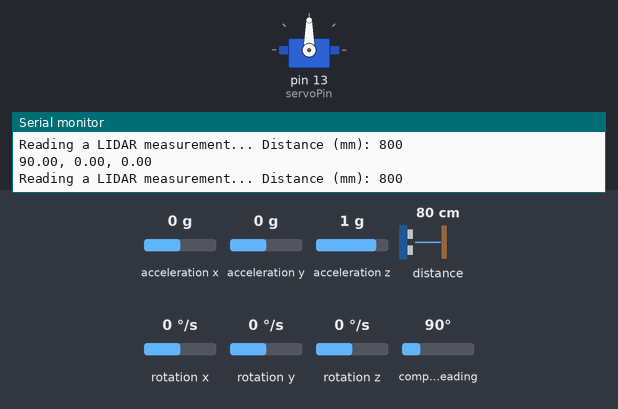
The sketch below on a simulated Arduino Uno, built with avr-gcc and run on an emulated ATmega328P. Parts: servo, the last lines printed to the serial monitor. The test bench sets the inputs (shaded band); at power-on: acceleration x 0 g, acceleration y 0 g, acceleration z 1 g, distance to the obstacle 80 cm, rotation x 0 °/s, rotation y 0 °/s, rotation z 0 °/s, compass heading 90°.

Above: at 3.2 s.
3.3 s: acceleration x set to -1.4 g
At 4.3 s:
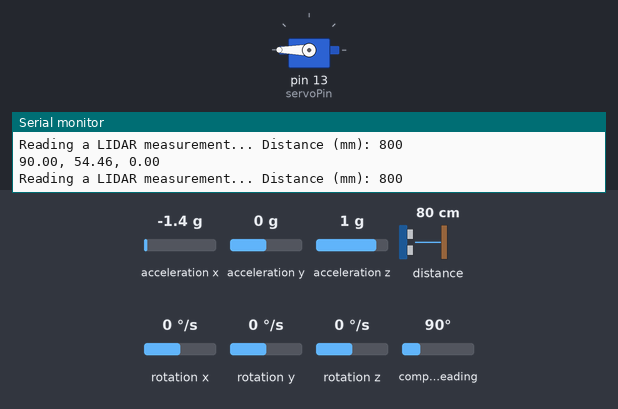
4.8 s: acceleration y set to -1.4 g
At 6.0 s:
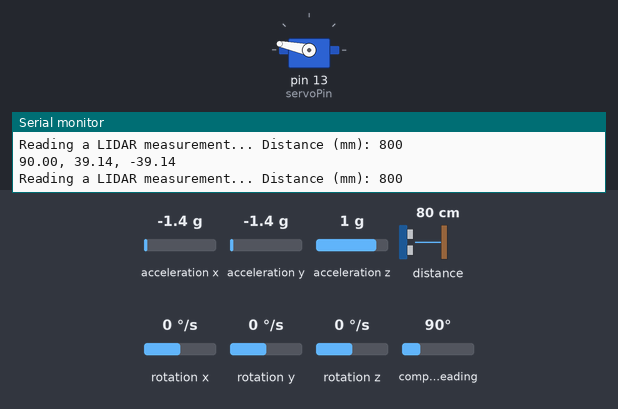
6.3 s: acceleration x set to -0.8 g
At 7.1 s:
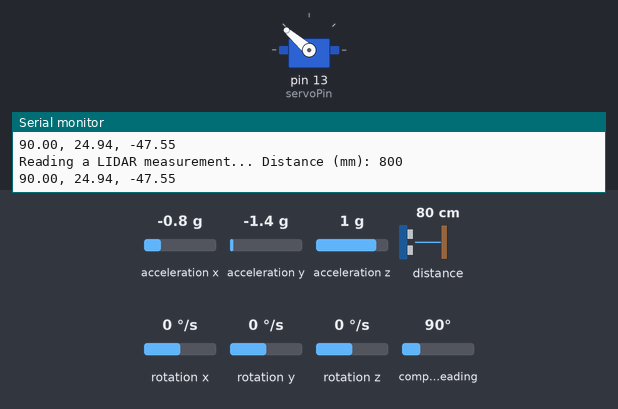
7.8 s: acceleration x set to 0 g
At 8.3 s:
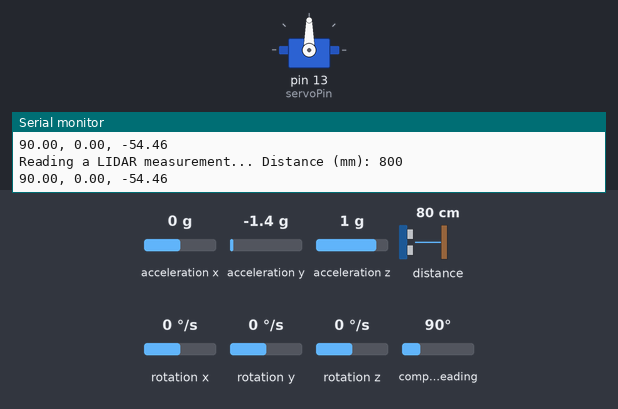
9.3 s: acceleration x set to 0.8 g
At 10.3 s:
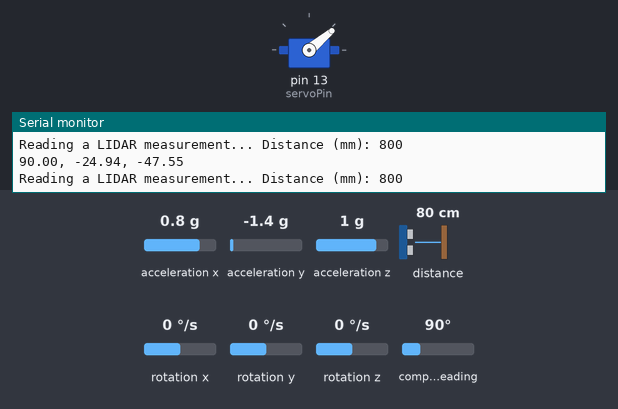
10.8 s: acceleration z set to 0.8 g
At 12.3 s:
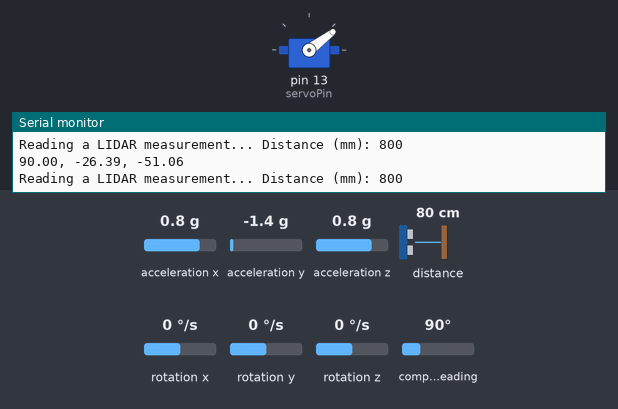
Timing chart, 0 to 13.3 s (numbered marks = the images above; inputs shaded):
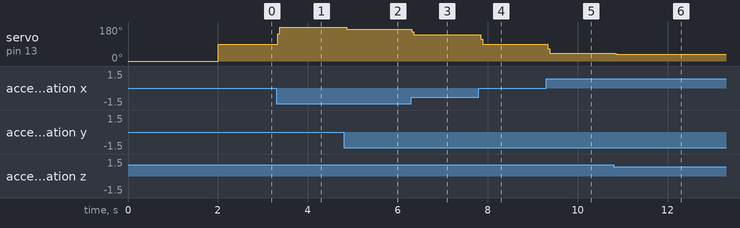

Measured:
- after the input at 3.3 s, servo on pin 13 (servoPin): 90° → 180° at once
- after the input at 4.8 s, servo on pin 13 (servoPin): 180° → 168° after 0.06 s
- after the input at 6.3 s, servo on pin 13 (servoPin): 168° → 139° at once
- after the input at 7.8 s, servo on pin 13 (servoPin): 139° → 90° after 0.05 s
- after the input at 9.3 s, servo on pin 13 (servoPin): 90° → 40° at once
- after the input at 10.8 s, servo on pin 13 (servoPin): 40° → 37° at once

The sketch:

Balance3.ino
```cpp
#include "Adafruit_VL53L0X.h"
#include "MPU9250.h"
#include <Servo.h>

// Declare sensor objects
Servo servo1;
Adafruit_VL53L0X lox = Adafruit_VL53L0X();
MPU9250 mpu; // You can also use MPU9255 as is

// Declare variables
static const int servoPin = 13;
int li_dist;
int kp = 2;
float curr_angle;
float prev_angle;
float prev_pos;
float set_point;
float eps = 0.01;

void setup() {
    // Motor Setup
    servo1.attach(servoPin);
    servo1.write(0);
    Serial.begin(115200);

    // Lidar Setup
    if (!lox.begin()) {
      Serial.println(F("Failed to boot VL53L0X"));
      while(1);
    }

    // IMU Setup
    Wire.begin();
    delay(2000);
    mpu.setup(0x68);  // change to your own address

    curr_angle = 0;
    prev_angle = 0;
    prev_pos = 0;
    servo1.write(0);
}

void loop() {
    // Read from IMU
    if (mpu.update()) {
        curr_angle = mpu.getPitch();
        Serial.print(mpu.getYaw()); Serial.print(", ");
        Serial.print(curr_angle); Serial.print(", ");
        Serial.println(mpu.getRoll());
    }

    // Get average error of previous two values
    float avg_angle = (curr_angle + prev_angle) / 2;
    float motor_pos = 90 - kp * (set_point - avg_angle);
    servo1.write(motor_pos);

    // Lidar Reading
    VL53L0X_RangingMeasurementData_t measure;

    Serial.print("Reading a LIDAR measurement... ");
    lox.rangingTest(&measure, false); // pass in 'true' to get debug data printout!

    if (measure.RangeStatus != 4) {  // phase failures have incorrect data
      li_dist = measure.RangeMilliMeter;
      Serial.print("Distance (mm): "); Serial.println(li_dist);
    } else {
      Serial.println(" Lidar out of range ");
    }

    prev_angle = curr_angle;
    prev_pos = motor_pos;
}
```
